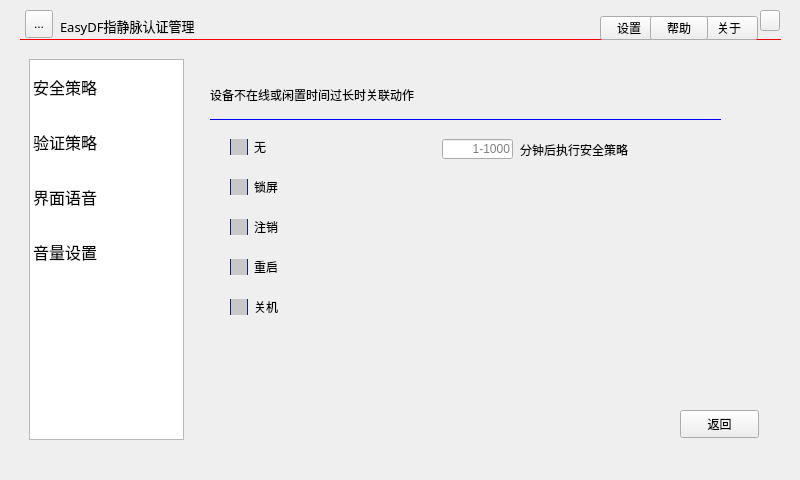
<?xml version="1.0" encoding="UTF-8"?>
<ui version="4.0">
 <class>MainWindow</class>
 <widget class="QMainWindow" name="MainWindow">
  <property name="geometry">
   <rect>
    <x>0</x>
    <y>0</y>
    <width>800</width>
    <height>480</height>
   </rect>
  </property>
  <property name="windowTitle">
   <string>MainWindow</string>
  </property>
  <property name="styleSheet">
   <string notr="true">/*
border:1px solid green;
*/
border:none;
QLineEdit{
background:transparent;border-width:0;border-style:outset;
border-bottom:1px solid blue;
}
QGroupBox{
background:transparent;border-width:0;border-style:outset;
border-top:1px solid blue;
}
QLineEdit:focus{
border-color: red;
}
QCheckBox::indicator, QRadioButton::indicator, QListWidget::indicator {
    width: 16px;
    height: 16px;
    background-color: rgb(200,200,200);
    border:1px solid #13227A;
}
QCheckBox::indicator::checked, QRadioButton::indicator::checked, QListWidget::indicator::checked {
    background-color: qradialgradient(cx:0.5, cy:0.5, fx:0.25, fy:0.15, radius:0.3, stop:0 #BBBBBB, stop:1 #13227A);
}
</string>
  </property>
  <widget class="QWidget" name="centralWidget">
   <widget class="QWidget" name="widgetTitle" native="true">
    <property name="geometry">
     <rect>
      <x>20</x>
      <y>0</y>
      <width>761</width>
      <height>40</height>
     </rect>
    </property>
    <property name="minimumSize">
     <size>
      <width>0</width>
      <height>40</height>
     </size>
    </property>
    <property name="maximumSize">
     <size>
      <width>16777215</width>
      <height>40</height>
     </size>
    </property>
    <property name="styleSheet">
     <string notr="true">.QWidget{border-bottom:1px solid #FF0000;}</string>
    </property>
    <widget class="QLabel" name="labelTitelText">
     <property name="geometry">
      <rect>
       <x>40</x>
       <y>10</y>
       <width>261</width>
       <height>31</height>
      </rect>
     </property>
     <property name="font">
      <font>
       <family>微软雅黑</family>
       <pointsize>10</pointsize>
       <weight>50</weight>
       <bold>false</bold>
      </font>
     </property>
     <property name="text">
      <string>EasyDF指静脉认证管理</string>
     </property>
     <property name="alignment">
      <set>Qt::AlignLeading|Qt::AlignLeft|Qt::AlignVCenter</set>
     </property>
    </widget>
    <widget class="QToolButton" name="btnTitleSet">
     <property name="geometry">
      <rect>
       <x>580</x>
       <y>16</y>
       <width>58</width>
       <height>24</height>
      </rect>
     </property>
     <property name="toolTip">
      <string>设置</string>
     </property>
     <property name="text">
      <string>设置</string>
     </property>
     <property name="icon">
      <iconset>
       <normalon>:/images/title_set.png</normalon>
      </iconset>
     </property>
     <property name="toolButtonStyle">
      <enum>Qt::ToolButtonTextBesideIcon</enum>
     </property>
    </widget>
    <widget class="QToolButton" name="btnWindowClose">
     <property name="geometry">
      <rect>
       <x>740</x>
       <y>10</y>
       <width>20</width>
       <height>21</height>
      </rect>
     </property>
     <property name="toolTip">
      <string>关闭</string>
     </property>
     <property name="text">
      <string/>
     </property>
     <property name="icon">
      <iconset>
       <normalon>:/images/title_close.png</normalon>
      </iconset>
     </property>
    </widget>
    <widget class="QToolButton" name="btnTitleAbout">
     <property name="geometry">
      <rect>
       <x>680</x>
       <y>16</y>
       <width>58</width>
       <height>24</height>
      </rect>
     </property>
     <property name="toolTip">
      <string>设置</string>
     </property>
     <property name="text">
      <string>关于</string>
     </property>
     <property name="icon">
      <iconset>
       <normalon>:/images/title_about.png</normalon>
      </iconset>
     </property>
     <property name="toolButtonStyle">
      <enum>Qt::ToolButtonTextBesideIcon</enum>
     </property>
    </widget>
    <widget class="QToolButton" name="btnTitleHelp">
     <property name="geometry">
      <rect>
       <x>630</x>
       <y>16</y>
       <width>58</width>
       <height>24</height>
      </rect>
     </property>
     <property name="toolTip">
      <string>设置</string>
     </property>
     <property name="text">
      <string>帮助</string>
     </property>
     <property name="icon">
      <iconset>
       <normalon>:/images/title_help.png</normalon>
      </iconset>
     </property>
     <property name="toolButtonStyle">
      <enum>Qt::ToolButtonTextBesideIcon</enum>
     </property>
    </widget>
    <widget class="QToolButton" name="toolButton">
     <property name="geometry">
      <rect>
       <x>5</x>
       <y>10</y>
       <width>28</width>
       <height>28</height>
      </rect>
     </property>
     <property name="styleSheet">
      <string notr="true">.QToolButton{image:url(:/images/win.png);}</string>
     </property>
     <property name="text">
      <string>...</string>
     </property>
    </widget>
   </widget>
   <widget class="QStackedWidget" name="stackedWidget">
    <property name="geometry">
     <rect>
      <x>20</x>
      <y>50</y>
      <width>761</width>
      <height>411</height>
     </rect>
    </property>
    <property name="currentIndex">
     <number>3</number>
    </property>
    <widget class="QWidget" name="loginWidget">
     <widget class="QLabel" name="label">
      <property name="geometry">
       <rect>
        <x>10</x>
        <y>40</y>
        <width>321</width>
        <height>31</height>
       </rect>
      </property>
      <property name="text">
       <string>&lt;html&gt;&lt;head/&gt;&lt;body&gt;&lt;p&gt;请输入您的windows密码以继续登记。&lt;/p&gt;&lt;/body&gt;&lt;/html&gt;</string>
      </property>
     </widget>
     <widget class="QLabel" name="labelPassMassage">
      <property name="geometry">
       <rect>
        <x>190</x>
        <y>300</y>
        <width>361</width>
        <height>31</height>
       </rect>
      </property>
      <property name="text">
       <string>验证信息提示</string>
      </property>
     </widget>
     <widget class="QWidget" name="layoutWidget">
      <property name="geometry">
       <rect>
        <x>130</x>
        <y>210</y>
        <width>501</width>
        <height>81</height>
       </rect>
      </property>
      <layout class="QGridLayout" name="gridLayout_3" columnstretch="10,75,15">
       <item row="0" column="0">
        <widget class="QLabel" name="label_9">
         <property name="text">
          <string>用户名</string>
         </property>
        </widget>
       </item>
       <item row="0" column="1">
        <widget class="QLineEdit" name="lineEditUserName">
         <property name="sizePolicy">
          <sizepolicy hsizetype="Expanding" vsizetype="Preferred">
           <horstretch>0</horstretch>
           <verstretch>0</verstretch>
          </sizepolicy>
         </property>
         <property name="maximumSize">
          <size>
           <width>16777215</width>
           <height>28</height>
          </size>
         </property>
         <property name="readOnly">
          <bool>true</bool>
         </property>
         <property name="placeholderText">
          <string>登录用户</string>
         </property>
        </widget>
       </item>
       <item row="1" column="0">
        <widget class="QLabel" name="label_4">
         <property name="text">
          <string>验  证</string>
         </property>
        </widget>
       </item>
       <item row="1" column="1">
        <widget class="QLineEdit" name="lineEditPass">
         <property name="sizePolicy">
          <sizepolicy hsizetype="Expanding" vsizetype="Preferred">
           <horstretch>0</horstretch>
           <verstretch>0</verstretch>
          </sizepolicy>
         </property>
         <property name="maximumSize">
          <size>
           <width>16777215</width>
           <height>28</height>
          </size>
         </property>
         <property name="styleSheet">
          <string notr="true"/>
         </property>
         <property name="text">
          <string/>
         </property>
         <property name="echoMode">
          <enum>QLineEdit::Password</enum>
         </property>
         <property name="placeholderText">
          <string>开机密码</string>
         </property>
        </widget>
       </item>
       <item row="1" column="2">
        <widget class="QToolButton" name="btnLogon">
         <property name="sizePolicy">
          <sizepolicy hsizetype="Preferred" vsizetype="Preferred">
           <horstretch>0</horstretch>
           <verstretch>0</verstretch>
          </sizepolicy>
         </property>
         <property name="minimumSize">
          <size>
           <width>79</width>
           <height>28</height>
          </size>
         </property>
         <property name="styleSheet">
          <string notr="true">QToolButton{image:url(:/images/button.png);}</string>
         </property>
         <property name="text">
          <string>验证</string>
         </property>
        </widget>
       </item>
       <item row="0" column="2">
        <widget class="QToolButton" name="btnSetPass">
         <property name="sizePolicy">
          <sizepolicy hsizetype="Preferred" vsizetype="Preferred">
           <horstretch>0</horstretch>
           <verstretch>0</verstretch>
          </sizepolicy>
         </property>
         <property name="minimumSize">
          <size>
           <width>79</width>
           <height>28</height>
          </size>
         </property>
         <property name="styleSheet">
          <string notr="true">QToolButton{image:url(:/images/button.png);}</string>
         </property>
         <property name="text">
          <string>添加</string>
         </property>
        </widget>
       </item>
      </layout>
     </widget>
     <widget class="QLabel" name="label_5">
      <property name="geometry">
       <rect>
        <x>10</x>
        <y>0</y>
        <width>161</width>
        <height>41</height>
       </rect>
      </property>
      <property name="font">
       <font>
        <pointsize>18</pointsize>
        <weight>75</weight>
        <bold>true</bold>
       </font>
      </property>
      <property name="text">
       <string>身份认证</string>
      </property>
     </widget>
    </widget>
    <widget class="QWidget" name="mainWidget">
     <widget class="QToolButton" name="btnLeftHand">
      <property name="geometry">
       <rect>
        <x>50</x>
        <y>130</y>
        <width>251</width>
        <height>275</height>
       </rect>
      </property>
      <property name="sizePolicy">
       <sizepolicy hsizetype="Preferred" vsizetype="Preferred">
        <horstretch>0</horstretch>
        <verstretch>0</verstretch>
       </sizepolicy>
      </property>
      <property name="styleSheet">
       <string notr="true">image:url(:/images/left_hand.png);

</string>
      </property>
      <property name="text">
       <string/>
      </property>
     </widget>
     <widget class="QLabel" name="label_3">
      <property name="geometry">
       <rect>
        <x>10</x>
        <y>40</y>
        <width>601</width>
        <height>41</height>
       </rect>
      </property>
      <property name="text">
       <string>双击手指对应的按钮进行登记、验证、删除信息。</string>
      </property>
     </widget>
     <widget class="QToolButton" name="btnFinger_1">
      <property name="geometry">
       <rect>
        <x>75</x>
        <y>110</y>
        <width>21</width>
        <height>20</height>
       </rect>
      </property>
      <property name="styleSheet">
       <string notr="true">QToolButton{border:1px solid #000000;background-color:#FFFFFF;}</string>
      </property>
      <property name="text">
       <string/>
      </property>
     </widget>
     <widget class="QToolButton" name="btnFinger_2">
      <property name="geometry">
       <rect>
        <x>132</x>
        <y>110</y>
        <width>21</width>
        <height>20</height>
       </rect>
      </property>
      <property name="styleSheet">
       <string notr="true">QToolButton{border:1px solid #000000;background-color:#FFFFFF;}</string>
      </property>
      <property name="text">
       <string/>
      </property>
     </widget>
     <widget class="QToolButton" name="btnFinger_3">
      <property name="geometry">
       <rect>
        <x>178</x>
        <y>110</y>
        <width>21</width>
        <height>20</height>
       </rect>
      </property>
      <property name="styleSheet">
       <string notr="true">QToolButton{border:1px solid #000000;background-color:#FFFFFF;}</string>
      </property>
      <property name="text">
       <string/>
      </property>
     </widget>
     <widget class="QToolButton" name="btnFinger_4">
      <property name="geometry">
       <rect>
        <x>220</x>
        <y>110</y>
        <width>21</width>
        <height>20</height>
       </rect>
      </property>
      <property name="styleSheet">
       <string notr="true">QToolButton{border:1px solid #000000;background-color:#FFFFFF;}</string>
      </property>
      <property name="text">
       <string/>
      </property>
     </widget>
     <widget class="QToolButton" name="btnFinger_5">
      <property name="geometry">
       <rect>
        <x>266</x>
        <y>110</y>
        <width>21</width>
        <height>20</height>
       </rect>
      </property>
      <property name="styleSheet">
       <string notr="true">QToolButton{border:1px solid #000000;background-color:#FFFFFF;}</string>
      </property>
      <property name="text">
       <string/>
      </property>
     </widget>
     <widget class="QToolButton" name="btnRightHand">
      <property name="geometry">
       <rect>
        <x>470</x>
        <y>130</y>
        <width>251</width>
        <height>275</height>
       </rect>
      </property>
      <property name="sizePolicy">
       <sizepolicy hsizetype="Preferred" vsizetype="Preferred">
        <horstretch>0</horstretch>
        <verstretch>0</verstretch>
       </sizepolicy>
      </property>
      <property name="styleSheet">
       <string notr="true">image:url(:/images/right_hand.png);</string>
      </property>
      <property name="text">
       <string/>
      </property>
     </widget>
     <widget class="QToolButton" name="btnFinger_8">
      <property name="geometry">
       <rect>
        <x>577</x>
        <y>110</y>
        <width>21</width>
        <height>20</height>
       </rect>
      </property>
      <property name="styleSheet">
       <string notr="true">QToolButton{border:1px solid #000000;background-color:#FFFFFF;}</string>
      </property>
      <property name="text">
       <string/>
      </property>
     </widget>
     <widget class="QToolButton" name="btnFinger_9">
      <property name="geometry">
       <rect>
        <x>616</x>
        <y>110</y>
        <width>21</width>
        <height>20</height>
       </rect>
      </property>
      <property name="styleSheet">
       <string notr="true">QToolButton{border:1px solid #000000;background-color:#FFFFFF;}</string>
      </property>
      <property name="text">
       <string/>
      </property>
     </widget>
     <widget class="QToolButton" name="btnFinger_6">
      <property name="geometry">
       <rect>
        <x>489</x>
        <y>110</y>
        <width>21</width>
        <height>20</height>
       </rect>
      </property>
      <property name="styleSheet">
       <string notr="true">QToolButton{border:1px solid #000000;background-color:#FFFFFF;}</string>
      </property>
      <property name="text">
       <string/>
      </property>
     </widget>
     <widget class="QToolButton" name="btnFinger_10">
      <property name="geometry">
       <rect>
        <x>677</x>
        <y>110</y>
        <width>21</width>
        <height>20</height>
       </rect>
      </property>
      <property name="styleSheet">
       <string notr="true">QToolButton{border:1px solid #000000;background-color:#FFFFFF;}</string>
      </property>
      <property name="text">
       <string/>
      </property>
     </widget>
     <widget class="QToolButton" name="btnFinger_7">
      <property name="geometry">
       <rect>
        <x>535</x>
        <y>110</y>
        <width>21</width>
        <height>20</height>
       </rect>
      </property>
      <property name="styleSheet">
       <string notr="true">QToolButton{border:1px solid #000000;background-color:#FFFFFF;}</string>
      </property>
      <property name="text">
       <string/>
      </property>
     </widget>
     <widget class="QLabel" name="label_10">
      <property name="geometry">
       <rect>
        <x>10</x>
        <y>0</y>
        <width>121</width>
        <height>41</height>
       </rect>
      </property>
      <property name="font">
       <font>
        <pointsize>18</pointsize>
        <weight>75</weight>
        <bold>true</bold>
       </font>
      </property>
      <property name="text">
       <string>管理</string>
      </property>
     </widget>
     <widget class="QToolButton" name="btnBlood_1">
      <property name="geometry">
       <rect>
        <x>80</x>
        <y>212</y>
        <width>30</width>
        <height>50</height>
       </rect>
      </property>
      <property name="styleSheet">
       <string notr="true">border-image:url(:/images/l1.png);</string>
      </property>
      <property name="text">
       <string/>
      </property>
     </widget>
     <widget class="QToolButton" name="btnBlood_2">
      <property name="geometry">
       <rect>
        <x>128</x>
        <y>182</y>
        <width>22</width>
        <height>47</height>
       </rect>
      </property>
      <property name="styleSheet">
       <string notr="true">border-image:url(:/images/l2.png);</string>
      </property>
      <property name="text">
       <string/>
      </property>
     </widget>
     <widget class="QToolButton" name="btnBlood_3">
      <property name="geometry">
       <rect>
        <x>168</x>
        <y>171</y>
        <width>24</width>
        <height>52</height>
       </rect>
      </property>
      <property name="styleSheet">
       <string notr="true">border-image:url(:/images/l3.png);</string>
      </property>
      <property name="text">
       <string/>
      </property>
     </widget>
     <widget class="QToolButton" name="btnBlood_5">
      <property name="geometry">
       <rect>
        <x>220</x>
        <y>270</y>
        <width>44</width>
        <height>40</height>
       </rect>
      </property>
      <property name="styleSheet">
       <string notr="true">border-image:url(:/images/l5.png);</string>
      </property>
      <property name="text">
       <string/>
      </property>
     </widget>
     <widget class="QToolButton" name="btnBlood_6">
      <property name="geometry">
       <rect>
        <x>508</x>
        <y>272</y>
        <width>40</width>
        <height>37</height>
       </rect>
      </property>
      <property name="styleSheet">
       <string notr="true">border-image:url(:/images/r1.png);</string>
      </property>
      <property name="text">
       <string/>
      </property>
     </widget>
     <widget class="QToolButton" name="btnBlood_7">
      <property name="geometry">
       <rect>
        <x>539</x>
        <y>188</y>
        <width>32</width>
        <height>51</height>
       </rect>
      </property>
      <property name="styleSheet">
       <string notr="true">border-image:url(:/images/r2.png);</string>
      </property>
      <property name="text">
       <string/>
      </property>
     </widget>
     <widget class="QToolButton" name="btnBlood_8">
      <property name="geometry">
       <rect>
        <x>578</x>
        <y>175</y>
        <width>26</width>
        <height>44</height>
       </rect>
      </property>
      <property name="styleSheet">
       <string notr="true">border-image:url(:/images/r3.png);</string>
      </property>
      <property name="text">
       <string/>
      </property>
     </widget>
     <widget class="QToolButton" name="btnBlood_9">
      <property name="geometry">
       <rect>
        <x>624</x>
        <y>183</y>
        <width>17</width>
        <height>39</height>
       </rect>
      </property>
      <property name="styleSheet">
       <string notr="true">border-image:url(:/images/r4.png);</string>
      </property>
      <property name="text">
       <string/>
      </property>
     </widget>
     <widget class="QToolButton" name="btnBlood_10">
      <property name="geometry">
       <rect>
        <x>667</x>
        <y>215</y>
        <width>19</width>
        <height>37</height>
       </rect>
      </property>
      <property name="styleSheet">
       <string notr="true">border-image:url(:/images/r5.png);</string>
      </property>
      <property name="text">
       <string/>
      </property>
     </widget>
     <widget class="QToolButton" name="btnBlood_4">
      <property name="geometry">
       <rect>
        <x>202</x>
        <y>190</y>
        <width>26</width>
        <height>52</height>
       </rect>
      </property>
      <property name="styleSheet">
       <string notr="true">border-image:url(:/images/l4.png);</string>
      </property>
      <property name="text">
       <string/>
      </property>
     </widget>
    </widget>
    <widget class="QWidget" name="createUserWidget">
     <widget class="QProgressBar" name="progressBarFinger">
      <property name="geometry">
       <rect>
        <x>240</x>
        <y>180</y>
        <width>471</width>
        <height>21</height>
       </rect>
      </property>
      <property name="alignment">
       <set>Qt::AlignRight|Qt::AlignTrailing|Qt::AlignVCenter</set>
      </property>
      <property name="textVisible">
       <bool>true</bool>
      </property>
      <property name="format">
       <string/>
      </property>
     </widget>
     <widget class="QLabel" name="labelFingerText">
      <property name="geometry">
       <rect>
        <x>240</x>
        <y>220</y>
        <width>301</width>
        <height>21</height>
       </rect>
      </property>
      <property name="text">
       <string>持续扫描，直至进度条达到100%</string>
      </property>
     </widget>
     <widget class="QLabel" name="label_12">
      <property name="geometry">
       <rect>
        <x>10</x>
        <y>40</y>
        <width>601</width>
        <height>41</height>
       </rect>
      </property>
      <property name="text">
       <string>将手指放入传感器，直至进度条达到100%。</string>
      </property>
     </widget>
     <widget class="QLabel" name="labelMessage">
      <property name="geometry">
       <rect>
        <x>10</x>
        <y>0</y>
        <width>121</width>
        <height>41</height>
       </rect>
      </property>
      <property name="font">
       <font>
        <pointsize>18</pointsize>
        <weight>75</weight>
        <bold>true</bold>
       </font>
      </property>
      <property name="text">
       <string>验证</string>
      </property>
     </widget>
     <widget class="QToolButton" name="btnFingerRemove">
      <property name="geometry">
       <rect>
        <x>30</x>
        <y>340</y>
        <width>79</width>
        <height>28</height>
       </rect>
      </property>
      <property name="toolTip">
       <string>删除</string>
      </property>
      <property name="styleSheet">
       <string notr="true">.QToolButton{image:url(:/images/button.png);}</string>
      </property>
      <property name="text">
       <string>删除</string>
      </property>
     </widget>
     <widget class="QToolButton" name="btnFingerBack">
      <property name="geometry">
       <rect>
        <x>660</x>
        <y>340</y>
        <width>79</width>
        <height>28</height>
       </rect>
      </property>
      <property name="toolTip">
       <string>返回</string>
      </property>
      <property name="styleSheet">
       <string notr="true">.QToolButton{image:url(:/images/button.png);}</string>
      </property>
      <property name="text">
       <string>返回</string>
      </property>
     </widget>
     <widget class="QToolButton" name="btnFingerCheck">
      <property name="geometry">
       <rect>
        <x>560</x>
        <y>340</y>
        <width>79</width>
        <height>28</height>
       </rect>
      </property>
      <property name="toolTip">
       <string>验证</string>
      </property>
      <property name="styleSheet">
       <string notr="true">.QToolButton{image:url(:/images/button.png);}</string>
      </property>
      <property name="text">
       <string>验证</string>
      </property>
     </widget>
     <widget class="QToolButton" name="btnAddVein">
      <property name="geometry">
       <rect>
        <x>120</x>
        <y>340</y>
        <width>79</width>
        <height>28</height>
       </rect>
      </property>
      <property name="toolTip">
       <string>点击后开始开始录入指静脉信息</string>
      </property>
      <property name="styleSheet">
       <string notr="true">.QToolButton{image:url(:/images/button.png);}</string>
      </property>
      <property name="text">
       <string>录入</string>
      </property>
     </widget>
     <widget class="QLabel" name="labelMovieFinger">
      <property name="geometry">
       <rect>
        <x>40</x>
        <y>130</y>
        <width>151</width>
        <height>153</height>
       </rect>
      </property>
      <property name="text">
       <string>动画</string>
      </property>
     </widget>
    </widget>
    <widget class="QWidget" name="sysSetWidget">
     <widget class="QListWidget" name="listWidget">
      <property name="geometry">
       <rect>
        <x>9</x>
        <y>9</y>
        <width>155</width>
        <height>381</height>
       </rect>
      </property>
      <property name="font">
       <font>
        <pointsize>12</pointsize>
       </font>
      </property>
      <property name="styleSheet">
       <string notr="true">QListWidget::item{
    height:55px;
}
QTableWidget::item:selected{
    background-color:rgb(240,241,247);
}</string>
      </property>
      <item>
       <property name="text">
        <string>安全策略</string>
       </property>
      </item>
      <item>
       <property name="text">
        <string>验证策略</string>
       </property>
      </item>
      <item>
       <property name="text">
        <string>界面语音</string>
       </property>
      </item>
      <item>
       <property name="text">
        <string>音量设置</string>
       </property>
      </item>
     </widget>
     <widget class="QStackedWidget" name="stackedWidgetSetSys">
      <property name="geometry">
       <rect>
        <x>170</x>
        <y>9</y>
        <width>531</width>
        <height>321</height>
       </rect>
      </property>
      <property name="currentIndex">
       <number>0</number>
      </property>
      <widget class="QWidget" name="actionWidget">
       <widget class="QLabel" name="label_7">
        <property name="geometry">
         <rect>
          <x>20</x>
          <y>10</y>
          <width>411</width>
          <height>51</height>
         </rect>
        </property>
        <property name="text">
         <string>设备不在线或闲置时间过长时关联动作</string>
        </property>
       </widget>
       <widget class="QGroupBox" name="groupBox">
        <property name="geometry">
         <rect>
          <x>20</x>
          <y>60</y>
          <width>561</width>
          <height>321</height>
         </rect>
        </property>
        <property name="title">
         <string/>
        </property>
        <widget class="QRadioButton" name="radioButton_none">
         <property name="geometry">
          <rect>
           <x>20</x>
           <y>20</y>
           <width>89</width>
           <height>16</height>
          </rect>
         </property>
         <property name="text">
          <string>无</string>
         </property>
        </widget>
        <widget class="QRadioButton" name="radioButton_lockScreen">
         <property name="geometry">
          <rect>
           <x>20</x>
           <y>60</y>
           <width>89</width>
           <height>16</height>
          </rect>
         </property>
         <property name="text">
          <string>锁屏</string>
         </property>
        </widget>
        <widget class="QRadioButton" name="radioButton_logout">
         <property name="geometry">
          <rect>
           <x>20</x>
           <y>100</y>
           <width>89</width>
           <height>16</height>
          </rect>
         </property>
         <property name="text">
          <string>注销</string>
         </property>
        </widget>
        <widget class="QRadioButton" name="radioButton_reboot">
         <property name="geometry">
          <rect>
           <x>20</x>
           <y>140</y>
           <width>89</width>
           <height>16</height>
          </rect>
         </property>
         <property name="text">
          <string>重启</string>
         </property>
        </widget>
        <widget class="QRadioButton" name="radioButton_halt">
         <property name="geometry">
          <rect>
           <x>20</x>
           <y>180</y>
           <width>89</width>
           <height>16</height>
          </rect>
         </property>
         <property name="text">
          <string>关机</string>
         </property>
        </widget>
        <widget class="QLineEdit" name="lineEditMaxTime">
         <property name="geometry">
          <rect>
           <x>232</x>
           <y>20</y>
           <width>71</width>
           <height>20</height>
          </rect>
         </property>
         <property name="alignment">
          <set>Qt::AlignRight|Qt::AlignTrailing|Qt::AlignVCenter</set>
         </property>
         <property name="placeholderText">
          <string>1-1000</string>
         </property>
        </widget>
        <widget class="QLabel" name="label_2">
         <property name="geometry">
          <rect>
           <x>310</x>
           <y>15</y>
           <width>161</width>
           <height>31</height>
          </rect>
         </property>
         <property name="text">
          <string>分钟后执行安全策略</string>
         </property>
        </widget>
       </widget>
      </widget>
      <widget class="QWidget" name="page">
       <widget class="QLabel" name="label_11">
        <property name="geometry">
         <rect>
          <x>20</x>
          <y>10</y>
          <width>411</width>
          <height>51</height>
         </rect>
        </property>
        <property name="text">
         <string>切换指静脉安全登录策略</string>
        </property>
       </widget>
       <widget class="QCheckBox" name="checkBoxOneCheck">
        <property name="geometry">
         <rect>
          <x>30</x>
          <y>90</y>
          <width>111</width>
          <height>31</height>
         </rect>
        </property>
        <property name="text">
         <string>1：1验证</string>
        </property>
       </widget>
       <widget class="QCheckBox" name="checkBoxNCheck">
        <property name="geometry">
         <rect>
          <x>150</x>
          <y>90</y>
          <width>111</width>
          <height>31</height>
         </rect>
        </property>
        <property name="text">
         <string>1：N验证</string>
        </property>
       </widget>
      </widget>
      <widget class="QWidget" name="languageWidget">
       <widget class="QLabel" name="label_8">
        <property name="geometry">
         <rect>
          <x>20</x>
          <y>20</y>
          <width>291</width>
          <height>31</height>
         </rect>
        </property>
        <property name="text">
         <string>界面语言切换重启后生效</string>
        </property>
       </widget>
       <widget class="QGroupBox" name="groupBox_2">
        <property name="geometry">
         <rect>
          <x>20</x>
          <y>60</y>
          <width>321</width>
          <height>241</height>
         </rect>
        </property>
        <property name="title">
         <string/>
        </property>
        <widget class="QRadioButton" name="radioButton_zh_cn">
         <property name="geometry">
          <rect>
           <x>20</x>
           <y>20</y>
           <width>89</width>
           <height>16</height>
          </rect>
         </property>
         <property name="text">
          <string>简体中文</string>
         </property>
        </widget>
        <widget class="QRadioButton" name="radioButton_zh_tw">
         <property name="geometry">
          <rect>
           <x>20</x>
           <y>60</y>
           <width>89</width>
           <height>16</height>
          </rect>
         </property>
         <property name="text">
          <string>繁体中文</string>
         </property>
        </widget>
        <widget class="QRadioButton" name="radioButton_eng">
         <property name="geometry">
          <rect>
           <x>20</x>
           <y>100</y>
           <width>89</width>
           <height>16</height>
          </rect>
         </property>
         <property name="text">
          <string>英文</string>
         </property>
        </widget>
        <widget class="QRadioButton" name="radioButton_mw">
         <property name="geometry">
          <rect>
           <x>20</x>
           <y>140</y>
           <width>89</width>
           <height>16</height>
          </rect>
         </property>
         <property name="text">
          <string>蒙文</string>
         </property>
        </widget>
       </widget>
      </widget>
      <widget class="QWidget" name="page_2">
       <widget class="QLabel" name="label_13">
        <property name="geometry">
         <rect>
          <x>20</x>
          <y>20</y>
          <width>471</width>
          <height>51</height>
         </rect>
        </property>
        <property name="text">
         <string>滚动滑轮进行音量设置，数值越大，音量越大，数值为0时没有声音</string>
        </property>
       </widget>
       <widget class="QSlider" name="horizontalSliderVoice">
        <property name="geometry">
         <rect>
          <x>20</x>
          <y>80</y>
          <width>241</width>
          <height>22</height>
         </rect>
        </property>
        <property name="maximum">
         <number>10</number>
        </property>
        <property name="pageStep">
         <number>1</number>
        </property>
        <property name="orientation">
         <enum>Qt::Horizontal</enum>
        </property>
        <property name="tickPosition">
         <enum>QSlider::TicksAbove</enum>
        </property>
       </widget>
      </widget>
     </widget>
     <widget class="QToolButton" name="btnSetBack">
      <property name="geometry">
       <rect>
        <x>660</x>
        <y>360</y>
        <width>79</width>
        <height>28</height>
       </rect>
      </property>
      <property name="toolTip">
       <string>返回</string>
      </property>
      <property name="styleSheet">
       <string notr="true">.QToolButton{image:url(:/images/button.png);}</string>
      </property>
      <property name="text">
       <string>返回</string>
      </property>
     </widget>
    </widget>
   </widget>
  </widget>
  <action name="actionQss">
   <property name="text">
    <string>qss</string>
   </property>
  </action>
  <action name="actionNext">
   <property name="text">
    <string>next</string>
   </property>
  </action>
  <action name="actionUp">
   <property name="text">
    <string>up</string>
   </property>
  </action>
 </widget>
 <layoutdefault spacing="6" margin="11"/>
 <resources/>
 <connections/>
</ui>
